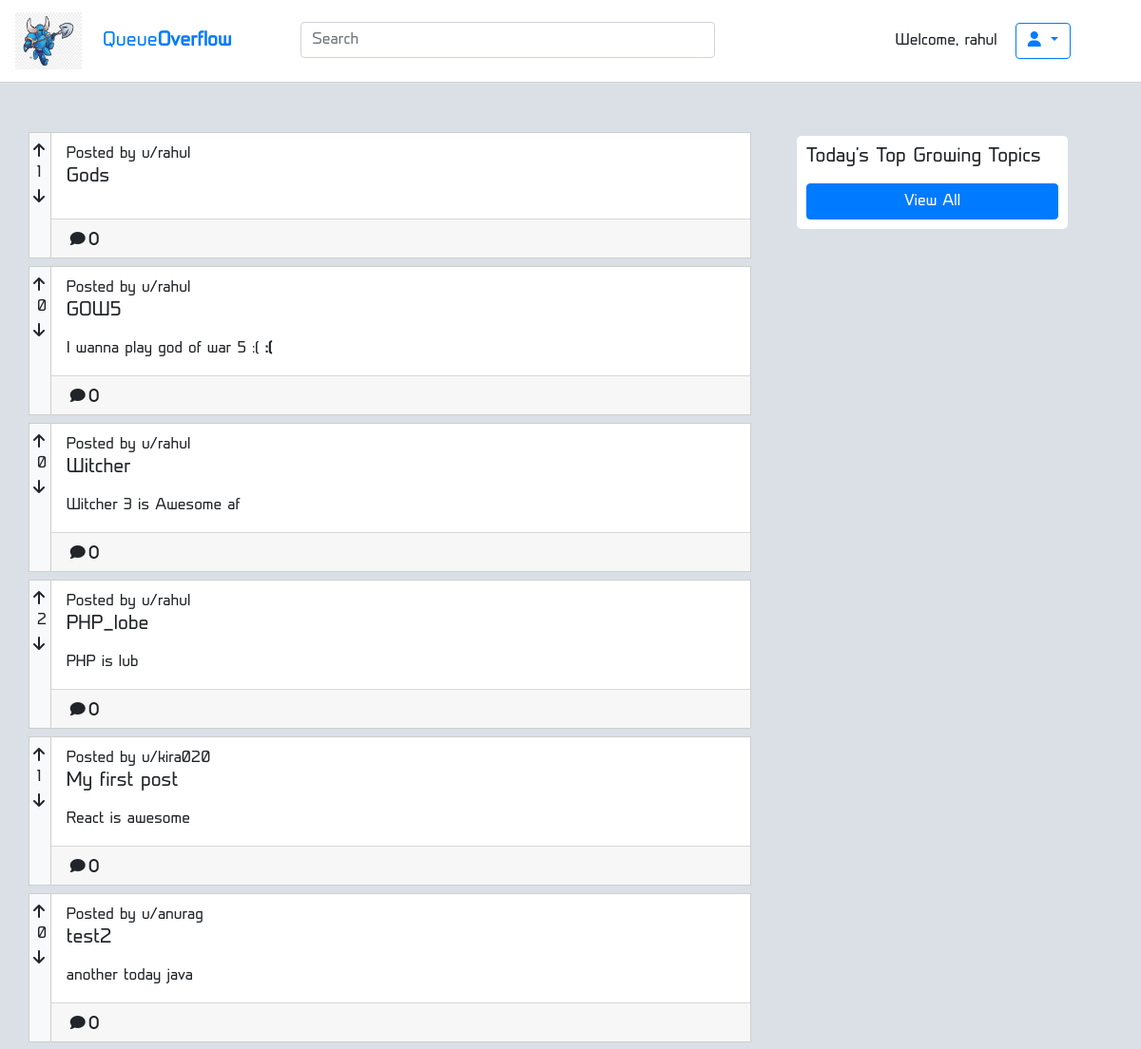
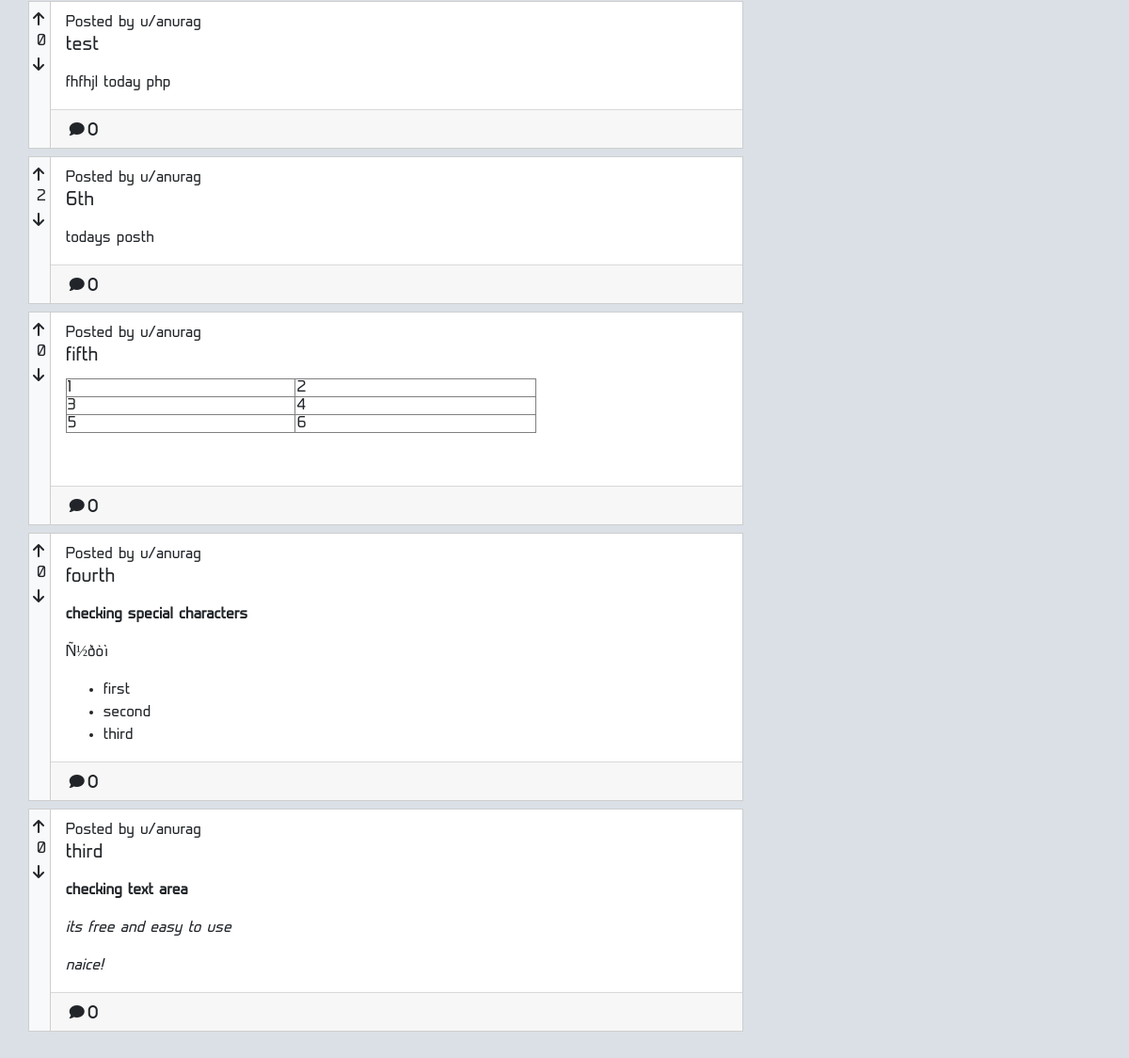
/index.php (signed in), run on the app's committed database (2 pictures, top to bottom).
### tables this page shows
CREATE TABLE `thread` (
  `tid` int(11) NOT NULL,
  `title` varchar(50) NOT NULL,
  `body` varchar(300) DEFAULT NULL,
  `dateOfCreation` date DEFAULT NULL,
  `creatorId` int(11) DEFAULT NULL,
  `categoryId` int(11) DEFAULT NULL,
  `vote` int(11) DEFAULT '0',
  `status` binary(1) DEFAULT '1'
);

CREATE TABLE `user` (
  `uid` int(11) NOT NULL,
  `username` varchar(30) NOT NULL,
  `password` varchar(30) NOT NULL,
  `email` varchar(30) NOT NULL,
  `name` varchar(30) NOT NULL,
  `mobile` int(10) NOT NULL,
  `country` varchar(30) NOT NULL,
  `gender` varchar(6) NOT NULL
);

### index.php (the view, shortened to what this page needs)
<?php
require "navbar.php"
?>
<div class="container py-5 ">
    <div class=row>
        <div class="col-8">
            <?php
                if(isset($_SESSION['id'])){
                    require "auth/config.php";
                    $sql = "SELECT * FROM thread NATURAL JOIN (SELECT follow as categoryId FROM pivot WHERE uid=".$_SESSION['id'].") as T ORDER BY dateOfCreation DESC";
                    $result = $conn->query($sql);
                    if($result->num_rows>0)
                    {
                        while($row = $result->fetch_assoc())
                        {
                            $sqlPoster = "SELECT username FROM user WHERE uid=".$row['creatorId'];
                            $resultPoster = $conn->query($sqlPoster);
                            $poster = $resultPoster->fetch_assoc();
                            $sqlcheck = "SELECT * FROM voting WHERE tid=".$row['tid']." AND uid=".$_SESSION['id'].";";
                            $resultcheck = $conn->query($sqlcheck);
                            $rowcheck = $resultcheck->fetch_assoc();
                            $upclass=null;
                            $downclass=null;
                            if($rowcheck['upvoted']==1)
                            {
                                $upclass="upped";
                                $downclass="down";
                            }
                            else if($rowcheck['downvoted']==1)
                            {
                                $upclass="up";
                                $downclass="downed";
                            }
                            else{
                                $upclass="up";
                                $downclass="down";
                            }
                            echo'<div class=" px-0 py-1">
                                <div class="row  " style="border:1px solid rgb(206, 206, 206);">
                                    <div class="vote-col pl-1" style="border-right:1px solid rgb(206, 206, 206);">
                                        <div id="u'.$row['tid'].'" class="'.$upclass.'" onClick="upvote('.$row['tid'].')"><i class="fa fa-arrow-up" aria-hidden="true"></i></div>
                                        <div id="v'.$row['tid'].'" class="vote p-1">'.$row['vote'].'</div>
                                        <div id="d'.$row['tid'].'" class="'.$downclass.'" onClick="downvote('.$row['tid'].')"><i class="fa fa-arrow-down" aria-hidden="true"></i></div>
                                    </div>
                                    <div class="data-col px-0 pb-0">
                                        <div class="pl-3">
                                        Posted by u/'.$poster['username'].'
                                        <h5 class="card-title">'.$row['title'].'</h5>
                                        <p class="card-text">'.$row['body'].'</p>
                                        </div>
                                        <div class="card-footer">
                                        <span><i class="fa fa-comment" aria-hidden="true"> 0</i></span>
                                        </div>
                                    </div>
                                </div>
                        </div>';
                        }
                    }
                    else
                    {
                    $sql = "SELECT * FROM thread WHERE 1 ORDER BY dateOfCreation DESC";
                    $result = $conn->query($sql);
                    while($row = $result->fetch_assoc())
                    {
                        $sqlPoster = "SELECT username FROM user WHERE uid=".$row['creatorId'];
                            $resultPoster = $conn->query($sqlPoster);
                            $poster = $resultPoster->fetch_assoc();
                        $sqlcheck = "SELECT * FROM voting WHERE tid=".$row['tid']." AND uid=".$_SESSION['id'].";";
                            $resultcheck = $conn->query($sqlcheck);
                            $rowcheck = $resultcheck->fetch_assoc();
                            $upclass=null;
                            $downclass=null;
                            if($rowcheck['upvoted']==1)
                            {
                                $upclass="upped";
                                $downclass="down";
                            }
                            else if($rowcheck['downvoted']==1)
                            {
                                $upclass="up";
                                $downclass="downed";
                            }
                            else{
                                $upclass="up";
                                $downclass="down";
                            }
                        echo'<div class=" px-0 py-1">
                            <div class="row  " style="border:1px solid rgb(206, 206, 206);">
                                <div class="vote-col pl-1" style="border-right:1px solid rgb(206, 206, 206);">
                                Posted by u/'.$poster['username'].'
                                <div id="u'.$row['tid'].'" class="'.$upclass.'" onClick="upvote('.$row['tid'].')"><i class="fa fa-arrow-up" aria-hidden="true"></i></div>
                                <div id="v'.$row['tid'].'" class="vote p-1">'.$row['vote'].'</div>
                                <div id="d'.$row['tid'].'" class="'.$downclass.'" onClick="downvote('.$row['tid'].')"><i class="fa fa-arrow-down" aria-hidden="true"></i></div>
                                </div>
                                <div class="data-col px-0 pb-0">
                                    <div class="pl-3">
                                    <h5 class="card-title">'.$row['title'].'</h5>
                                    <p class="card-text">'.$row['body'].'</p>
                                    </div>
                                    <div class="card-footer">
                                    <span><i class="fa fa-comment" aria-hidden="true"> 0</i></span>
                                    </div>
                                </div>
                            </div>
                    </div>';
                    }
                    }
                }
                else{
                    require "auth/config.php";
                    $sql = "SELECT * FROM thread WHERE 1 ORDER BY dateOfCreation DESC";
                    $result = $conn->query($sql);
                    while($row = $result->fetch_assoc())
                {
                    $sqlPoster = "SELECT username FROM user WHERE uid=".$row['creatorId'];
                            $resultPoster = $conn->query($sqlPoster);
                            $poster = $resultPoster->fetch_assoc();
                    echo'<div class=" px-0 py-1">
                        <div class="row  " style="border:1px solid rgb(206, 206, 206);">
                            <div class="vote-col pl-1" style="border-right:1px solid rgb(206, 206, 206);">
                                <div id="up" class="up" data-toggle="modal" data-target="#loginModalCenter"><i class="fa fa-arrow-up" aria-hidden="true"></i></div>
                                <div id="vote" class="vote p-1">'.$row['vote'].'</div>
                                <div id="down" class="down" data-toggle="modal" data-target="#loginModalCenter"><i class="fa fa-arrow-down" aria-hidden="true"></i></div>
                            </div>
                            <div class="data-col px-0 pb-0">
                                <div class="pl-3">
                                Posted by u/'.$poster['username'].'
                                <h5 class="card-title">'.$row['title'].'</h5>
                                <p class="card-text">'.$row['body'].'</p>
                                </div>
                                <div class="card-footer">
                                <span><i class="fa fa-comment" aria-hidden="true"> 0</i></span>
                                </div>
                            </div>
                        </div>
                </div>';
                }
                }
            ?>
        </div>
        <div class="rt col-3  ml-5 mr-0 my-0 px-0 py-2">
                <div class="guidelines">
                    <h5>Today's Top Growing Topics</h5>
                    <a class="btn btn-primary btn-block mt-3" href="content.php">View All</a>
                </div>
        </div>
    </div>
</div>

### index.css (style rules this page uses)
html * { font-family: prime; }

### profile.css (style rules this page uses)
.vote-col { background: #F7F9FA; width: 3% !important; padding: 10px; text-align: center; }
.data-col { width: 97%; background: white; padding: 10px; }

### create.css (style rules this page uses)
.guidelines { background: white; border-radius: 5px; padding: 10px; font-size: 14px; }

### data on the page
thread: vote "1", creatorId.username "rahul", title "Gods"
thread: vote "0", creatorId.username "rahul", title "GOW5", body "I wanna play god of war 5 :( :("
thread: vote "0", creatorId.username "rahul", title "Witcher", body "Witcher 3 is Awesome af"
thread: vote "2", creatorId.username "rahul", title "PHP_lobe", body "PHP is lub"
thread: vote "1", creatorId.username "kira020", title "My first post", body "React is awesome"
thread: vote "0", creatorId.username "anurag", title "test2", body "another today java"
thread: vote "0", creatorId.username "anurag", title "test", body "fhfhjl today php"
thread: vote "2", creatorId.username "anurag", title "6th", body "todays posth"
thread: vote "0", creatorId.username "anurag", title "fifth", body "1 2 3 4 5 6"
thread: vote "0", creatorId.username "anurag", title "fourth", body "checking special characters Ñ½ðòì first second third"
thread: vote "0", creatorId.username "anurag", title "third", body "checking text area its free and easy to use naice!"

### other printed values
$_SESSION['username'] "rahul"
